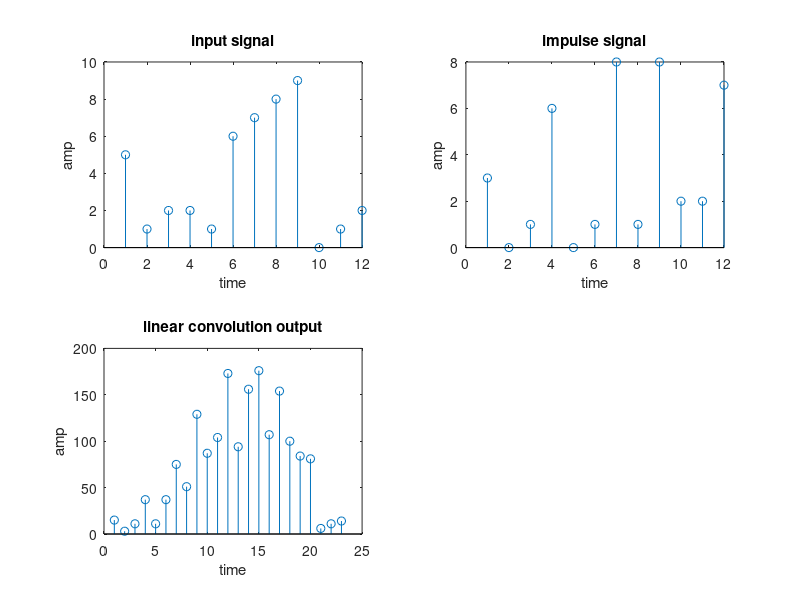

This figure's MATLAB source:
clc
clear all
close all
x=[5, 1, 2, 2, 1, 6, 7, 8, 9, 0, 1, 2]
subplot(2,2,1)
stem(x)
xlabel('time')
ylabel('amp')
title('input signal')
h=[3, 0,1,6,0,1,8,1,8,2,2,7]
subplot(2,2,2)
stem(h)
xlabel('time')
ylabel('amp')
title('impulse signal')
l1=12
l2=12
l3=l1+l2-1
y=conv(x,h)
subplot(2,2,3)
stem(y)
xlabel('time')
ylabel('amp')
title('linear convolution output')
